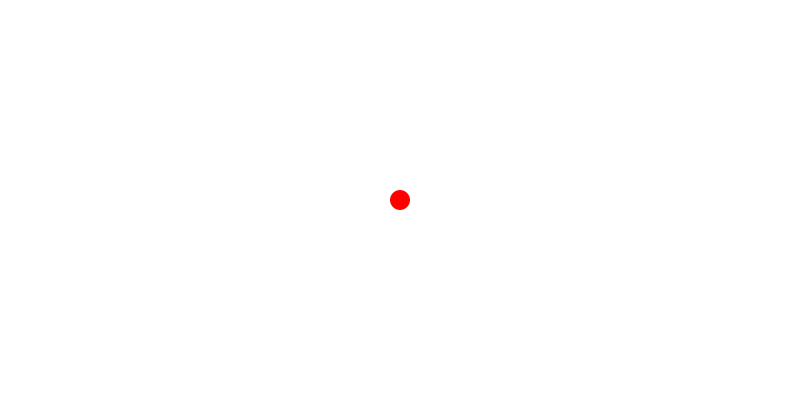
Frame 1 (no input)
Frame 60 (the mouse pressed at the canvas centre just before this capture): identical to frame 1, image omitted
Frame 120 (the mouse held since frame 60 and released just before this capture): identical to frame 1, image omitted

The Processing sketch that drew this single still picture (run headless with seeded random() and noise(); from frame 60 on, the mouse is pressed at the canvas centre):

// Processing sketch: week2class2
// ── week2class2.pde
int x, y; //variables for position
int h,s,b; // color variabls

void setup() {
  size(800, 400);
  // starting position in the middle
  x = width/2;
  y = height/2;
}

void draw() {
  background(255);
  colorMode(HSB); // use hue sat bright color mode

  h = 200; // hue
  s = 360; // saturation
  b = 360; // brightness

  noStroke();
  fill(x,s,b);
  ellipse(x, y, 20, 20);

  if (keyPressed) { // is a key pressed?
    if (key == CODED) { // is it a special "CODED" key?
      if (keyCode == RIGHT) { // is the coded key the right arrow?
        x+=10;   // same as saying x = x + 10;
      }
      if (keyCode == LEFT) { // is the coded key the left arrow?
        x-=10;   // same as saying x = x - 10;
      }
    }
  }

  if (x > width) { // if x goes out of bounds on the right
    x = 0; // reset to the left
  }
  if (x < 0) { // if x goes out of bounds on the left
    x = width; // reset to the right
  }
}
